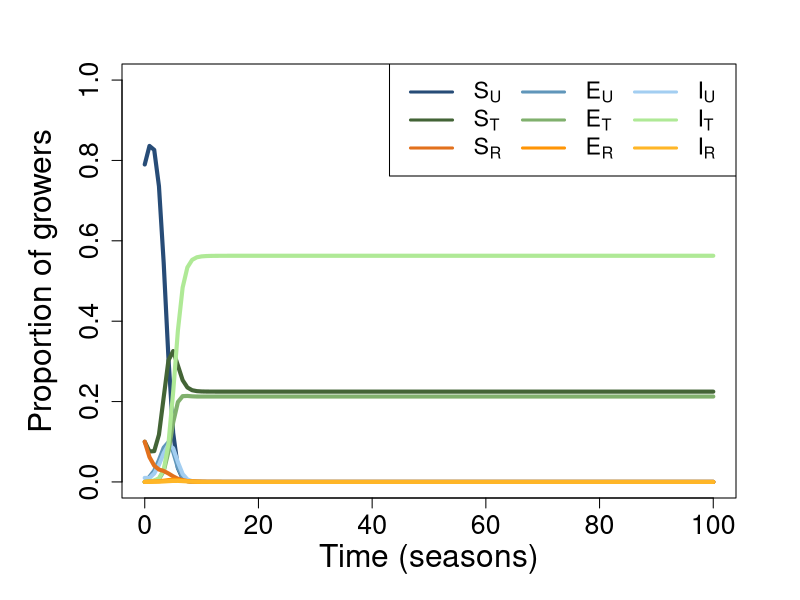

Write R code to recreate this figure.
################### Base model ################
############### Three-strategy decision model with grower vs alternative comparison ####################
library(deSolve)
############### Here growers will first evaluate which alternative strategy is higher in payoff ###########
Tolerance_resistance_conventional_model <- function(time, y, params){
  #Initial conditions
  SU <- y[1]
  EU <- y[2]
  IU <- y[3]
  ST <- y[4]
  ET <- y[5]
  IT <- y[6]
  SR <- y[7]
  ER <- y[8]
  IR <- y[9]
  
  #Parameters
  beta_R <- params$beta*params$delta_beta_R
  beta_T <-params$beta*params$delta_beta_T
  beta_U <- params$beta
  epsilon_R <- params$epsilon*params$delta_epsilon_R
  epsilon_T <- params$epsilon*params$delta_epsilon_T
  epsilon_U <- params$epsilon
  eta_R <- params$eta
  eta_T <- params$eta
  eta_U <- params$eta
  gamma <- params$gamma
  mu_R <- params$mu_R
  mu_T <- params$mu_T
  mu_U <- params$mu_U 
  Y_R <- params$Y*params$delta_Y_R
  Y_T <- params$Y*params$delta_Y_T
  Y_U <- params$Y
  phi_R <- params$phi_R
  phi_T <- params$phi_T
  phi_rog <- params$phi_Q
  L_R <- params$L*params$delta_L_R
  L_T <-params$L*params$delta_L_T
  L_U <- params$L
  sigma <- params$delta_sigma_R
  #Outcome profits
  P_SR <- Y_R - phi_R
  P_ER <- Y_R - phi_R
  P_IRH <- Y_R - phi_R - L_R
  P_IRR <- Y_R - phi_R - phi_rog*L_R
  
  P_ST <- Y_T - phi_T
  P_ET <- Y_T - phi_T
  P_ITH <- Y_T - phi_T - L_T
  P_ITR <- Y_T - phi_T - phi_rog*L_T
  
  P_SU <- Y_U
  P_EU <- Y_U
  P_IUH <- Y_U - L_U
  P_IUR <- Y_U - phi_rog*L_U
  
  #Expected profits by strategy
  q_R <- (beta_R*(sigma*IR + IT + IU))/(beta_R*(sigma*IR + IT + IU) + gamma)
  q_ER <- q_R*(gamma/(gamma + epsilon_R))
  q_IR <- q_R*(epsilon_R/(gamma + epsilon_R))
  q_IRH <- q_IR*(gamma/(gamma + mu_R))
  q_IRR <- q_IR*(mu_R/(gamma + mu_R))
  
  q_T <- (beta_T*(sigma*IR + IT + IU))/(beta_T*(sigma*IR + IT + IU) + gamma)
  q_ET <- q_T*(gamma/(gamma + epsilon_T))
  q_IT <- q_T*(epsilon_T/(gamma + epsilon_T))
  q_ITH <- q_IT*(gamma/(gamma + mu_T))
  q_ITR <- q_IT*(mu_T/(gamma + mu_T))
  
  
  q_U <- (beta_U*(sigma*IR + IT + IU))/(beta_U*(sigma*IR + IT + IU) + gamma)
  q_EU <- q_U*(gamma/(gamma + epsilon_U))
  q_IU <- q_U*(epsilon_U/(gamma + epsilon_U))
  q_IUH <- q_IU*(gamma/(gamma + mu_U))
  q_IUR <- q_IU*(mu_U/(gamma + mu_U))
  
  P_R <- (1 - q_R)*P_SR + q_ER*P_ER + q_IRH*P_IRH + q_IRR*P_IRR
  P_T <- (1 - q_T)*P_ST + q_ET*P_ET + q_ITH*P_ITH + q_ITR*P_ITR
  P_U <- (1 - q_U)*P_SU + q_EU*P_EU + q_IUH*P_IUH + q_IUR*P_IUR
  
  #Totals
  R <- SR + ER + IR
  Tol <- ST + ET + IT
  U <- SU + EU + IU
  #Switching terms
  if(P_R > P_T | (P_T == P_R & R > Tol)){ ## U INTO R
    z_SUR <- max(0, 1-exp(-eta_U*(P_R - P_SU)))
    z_EUR <- max(0, 1-exp(-eta_U*(P_R - P_EU)))
    z_IUHR <- max(0, 1-exp(-eta_U*(P_R - P_IUH)))
    z_IURR <- max(0, 1-exp(-eta_U*(P_R - P_IUR)))
    z_SUT <- 0
    z_EUT <- 0
    z_IUHT <- 0
    z_IURT <- 0
  } else if(P_R < P_T | (P_T == P_R & R < Tol)){ ## U INTO T
    z_SUR <-0
    z_EUR <- 0
    z_IUHR <- 0
    z_IURR <- 0
    z_SUT <- max(0, 1-exp(-eta_U*(P_T - P_SU)))
    z_EUT <- max(0, 1-exp(-eta_U*(P_T - P_EU)))
    z_IUHT <- max(0, 1-exp(-eta_U*(P_T - P_IUH)))
    z_IURT <- max(0, 1-exp(-eta_U*(P_T - P_IUR)))
  }
  if(P_R > P_U | (P_U == P_R & R > U)){ ## T INTO R
    z_STU <- 0
    z_ETU <- 0
    z_ITHU <- 0
    z_ITRU <- 0
    z_STR <- max(0, 1-exp(-eta_T*(P_R - P_ST)))
    z_ETR <- max(0, 1-exp(-eta_T*(P_R - P_ET)))
    z_ITHR <- max(0, 1-exp(-eta_T*(P_R - P_ITH)))
    z_ITRR <- max(0, 1-exp(-eta_T*(P_R - P_ITR)))
  } else if(P_R < P_U | (P_U == P_R & R < U)){ ## T INTO U
    z_STU <- max(0, 1-exp(-eta_T*(P_U - P_ST)))
    z_ETU <- max(0, 1-exp(-eta_T*(P_U - P_ET)))
    z_ITHU <- max(0, 1-exp(-eta_T*(P_U - P_ITH)))
    z_ITRU <- max(0, 1-exp(-eta_T*(P_U - P_ITR)))
    z_STR <- 0
    z_ETR <- 0
    z_ITHR <- 0
    z_ITRR <- 0
  }
  if(P_T > P_U | (P_U == P_T & Tol > U)){ ## R INTO T
    z_SRU <- 0
    z_ERU <- 0
    z_IRHU <- 0
    z_IRRU <- 0
    z_SRT <- max(0, 1-exp(-eta_R*(P_T - P_SR)))
    z_ERT <- max(0, 1-exp(-eta_R*(P_T - P_ER)))
    z_IRHT <- max(0, 1-exp(-eta_R*(P_T - P_IRH)))
    z_IRRT <- max(0, 1-exp(-eta_R*(P_T - P_IRR)))
  } else if(P_T < P_U | (P_U == P_T & Tol < U)){ ## R INTO U
    z_SRU <- max(0, 1-exp(-eta_R*(P_U - P_ST)))
    z_ERU <- max(0, 1-exp(-eta_R*(P_U - P_ET)))
    z_IRHU <- max(0, 1-exp(-eta_R*(P_U - P_ITH)))
    z_IRRU <- max(0, 1-exp(-eta_R*(P_U - P_ITR)))
    z_SRT <- 0
    z_ERT <- 0
    z_IRHT <- 0
    z_IRRT <- 0
  }
  
  z_SU <- max(z_SUT, z_SUR)
  z_EU <- max(z_EUT, z_EUR)
  z_IUH <- max(z_IUHT, z_IUHR)
  z_IUR <- max(z_IURT, z_IURR)
  z_ST <- max(z_STU, z_STR)
  z_ET <- max(z_ETU, z_ETR)
  z_ITH <- max(z_ITHU, z_ITHR)
  z_ITR <- max(z_ITRU, z_ITRR)
  z_SR <- max(z_SRU, z_SRT)
  z_ER <- max(z_ERU, z_ERT)
  z_IRH <- max(z_IRHU, z_IRHT)
  z_IRR <- max(z_IRRU, z_IRRT)
  
  ## Model
  
  dSU <- gamma*((1-z_SU)*SU + (1- z_EU)*EU + (1 - z_IUH)*IU + z_STU*ST + z_ETU*ET + z_ITHU*IT + z_SRU*SR + z_ERU*ER + z_IRHU*IR) - beta_U*SU*(IU + IT + sigma*IR) + mu_U*(1 - z_IUR)*IU + mu_T*z_ITRU*IT + mu_R*z_IRRU*IR - gamma*SU
  dEU <-  beta_U*SU*(IU + IT + sigma*IR) - epsilon_U*EU - gamma*EU
  dIU <- epsilon_U*EU - mu_U*IU - gamma*IU
  
  dST <- gamma*((1-z_ST)*ST + (1- z_ET)*ET + (1 - z_ITH)*IT + z_SUT*SU + z_EUT*EU + z_IUHT*IU + z_SRT*SR + z_ERT*ER + z_IRHT*IR) - beta_T*ST*(IU + IT + sigma*IR) + mu_T*(1 - z_ITR)*IT + mu_U*z_IURT*IU + mu_R*z_IRRT*IR - gamma*ST
  dET <-  beta_T*ST*(IU + IT + sigma*IR) - epsilon_T*ET - gamma*ET
  dIT <- epsilon_T*ET - mu_T*IT - gamma*IT
  
  dSR <- gamma*((1-z_SR)*SR + (1- z_ER)*ER + (1 - z_IRH)*IR + z_SUR*SU + z_EUR*EU + z_IUHR*IU + z_STR*ST + z_ETR*ET + z_ITHR*IT) - beta_R*SR*(IU + IT + sigma*IR) + mu_R*(1 - z_IRR)*IR + mu_U*z_IURR*IU + mu_T*z_ITRR*IT - gamma*SR
  dER <-  beta_R*SR*(IU + IT + sigma*IR) - epsilon_R*ER - gamma*ER
  dIR <- epsilon_R*ER - mu_R*IR - gamma*IR
  
  return(list(c(dSU, dEU, dIU, dST, dET, dIT, dSR, dER, dIR)))
}
readParams <- function(N, beta,delta_beta_T,delta_beta_R,gamma,Y,delta_Y_T,delta_Y_R, phi_T,phi_R,phi_Q,L, delta_L_T,delta_L_R,mu_U,mu_T,mu_R,eta,delta_sigma_T,delta_sigma_R,epsilon,delta_epsilon_T, delta_epsilon_R)
{
  retval <- list(N = N, 
                 beta = beta/N,
                 delta_beta_T = delta_beta_T,
                 delta_beta_R = delta_beta_R,
                 gamma = gamma, 
                 Y = Y, 
                 delta_Y_T = delta_Y_T, 
                 delta_Y_R = delta_Y_R, 
                 phi_T= phi_T,
                 phi_R= phi_R,
                 phi_Q = phi_Q, 
                 L = L, 
                 delta_L_T = delta_L_T,
                 delta_L_R = delta_L_R,
                 mu_U = mu_U, 
                 mu_T = mu_T,
                 mu_R = mu_R,
                 eta = eta,
                 delta_sigma_T = delta_sigma_T,
                 delta_sigma_R = delta_sigma_R,
                 epsilon = epsilon,
                 delta_epsilon_T = delta_epsilon_T,
                 delta_epsilon_R = delta_epsilon_R)
  
                 return(retval)
}

par(mar = c(5.1, 6.1, 3.2, 3.2))

### Initial conditions - S_U, E_U, I_U, S_T, E_T, I_T, S_R, E_R, I_R
yini <- c((1 - 0.01 - 0.1 - 0.1), 0, 0.01, 0.1, 0, 0, 0.1, 0, 0 )

### Length of epidemic 
times <- seq(0, 100*120, 100)

### Default parameters
parameters <- readParams(N = 1, beta = 0.055, delta_beta_T = 1, delta_beta_R = 0.5, gamma = 1/120, Y = 1, delta_Y_T = 1, delta_Y_R = 1, phi_T = 0.1,
                         phi_R = 0.1, phi_Q = 0.7, L = 0.6, delta_L_T = 0.1, delta_L_R = 1,mu_U = 1/(((1/1) - 1/2)*120), mu_T =1/(((1/0.1) - 1/2)*120), mu_R =1/(((1/1) - 1/2)*120),
                         eta = 10, delta_sigma_T= 1, delta_sigma_R = 0.5, epsilon = 1/41, delta_epsilon_T = 1, delta_epsilon_R = 1/2)


### Simulation and plotting
out <- ode(func =Tolerance_resistance_conventional_model, y = yini, time = times, parms = parameters)
plot(out[,1], out[,2], lwd = 4, ty = "l", ylim = c(0,1), col = "#274c77", main = "", ylab = expression("Proportion of growers"), xlab = expression("Time (seasons)"), xaxt = "n", cex.lab = 1.9, cex.axis = 1.6)

axis(side = 1, at = seq(0, max(times ), max(times /5)),labels = seq(0, max(times /120), max(times /120)/5), cex.axis = 1.6)
lines(out[,1], out[,3], lwd = 4, col = "#6096ba")
lines(out[,1], out[,4], lwd = 4, col = "#a3cef1")
lines(out[,1], out[,5], lwd = 4, col = "#436436")
lines(out[,1], out[,6], lwd = 4, lty = 1, col = "#80B06D")
lines(out[,1], out[,7], lwd = 4, lty = 1, col = "#AFE996")
lines(out[,1], out[,8], lwd = 4, lty = 1, col = "#e2711d")
lines(out[,1], out[,9], lwd = 4, lty = 1, col = "#ff9505")
lines(out[,1], out[,10], lwd = 4, lty = 1, col = "#ffb627")
legend("topright", legend = c(expression(paste("S"[U]*"")),expression(paste("S"[T]*"")), expression(paste("S"[R]*"")),expression(paste("E"[U]*"")),expression(paste("E"[T]*"")), expression(paste("E"[R]*"")),expression(paste("I"[U]*"")),expression(paste("I"[T]*"")), expression(paste("I"[R]*""))),lty = 1, lwd = 3, col = c("#274c77", "#436436", "#e2711d", "#6096ba","#80B06D", "#ff9505", "#A3CEF1","#AFE996","#ffb627"), cex = 1.4, ncol = 3)
